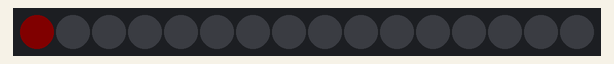
Simulated run of this sketch. Board: Arduino Uno, built with avr-gcc and run on an emulated ATmega328P. Parts: 16 RGB LEDs in strip order, left to right. Dim RGB values are drawn brighter than linear.

Above: at 0.01 s.
At 4.88 s:
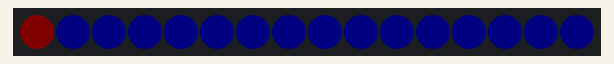
At 9.61 s:
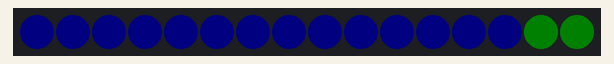
At 19.98 s:
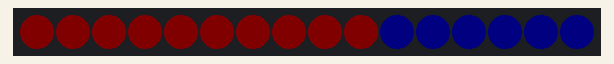
At 30.04 s:
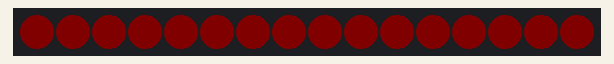
At 39.95 s:
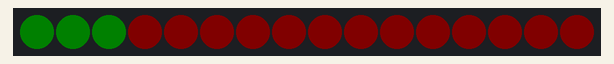

The sketch:

NeopixalRing.ino
```cpp
#include <Adafruit_NeoPixel.h>

#define PIN 6

// Parameter 1 = number of pixels in strip
// Parameter 2 = pin number (most are valid)
// Parameter 3 = pixel type flags, add together as needed:
//   NEO_KHZ800  800 KHz bitstream (most NeoPixel products w/WS2812 LEDs)
//   NEO_KHZ400  400 KHz (classic 'v1' (not v2) FLORA pixels, WS2811 drivers)
//   NEO_GRB     Pixels are wired for GRB bitstream (most NeoPixel products)
//   NEO_RGB     Pixels are wired for RGB bitstream (v1 FLORA pixels, not v2)
Adafruit_NeoPixel strip = Adafruit_NeoPixel(16, PIN, NEO_GRB + NEO_KHZ800);

void setup() {
  strip.begin();
  strip.setBrightness(5); //adjust brightness here
  strip.show(); // Initialize all pixels to 'off'
}

void loop() {
  // Some example procedures showing how to display to the pixels:
  colorWipe(strip.Color(255, 0, 0), 50); // Red
  colorWipe(strip.Color(0, 255, 0), 50); // Green
  colorWipe(strip.Color(0, 0, 255), 50); // Blue
}

// Fill the dots one after the other with a color
void colorWipe(uint32_t c, uint8_t wait)
{
  for(uint16_t i=0; i<strip.numPixels(); i++)
  {
      strip.setPixelColor(i, c);
      strip.show();
      delay(wait);
  }
}
```
